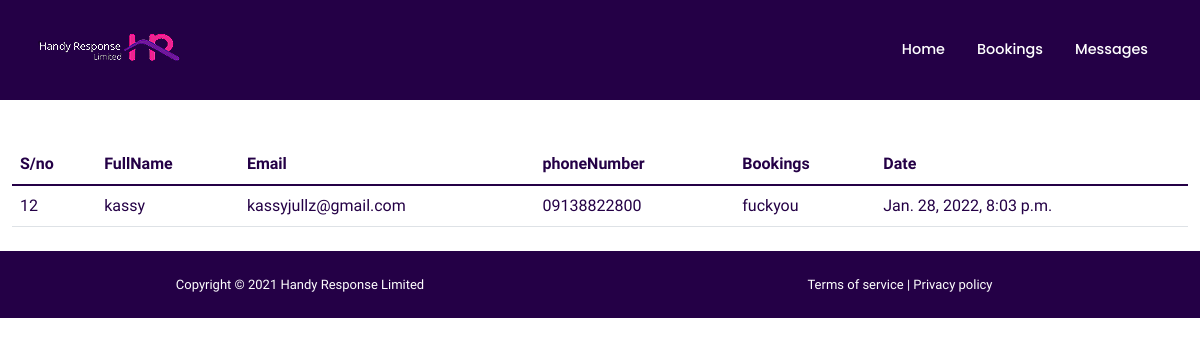
/admin_dashboard/, run on the app's committed database.
### main_app/models.py (models this page shows, shortened)
class Booking(models.Model):
  client_name = models.CharField('Clientname',max_length=100)
  client_email = models.EmailField('Client email',max_length=254)
  client_message = models.TextField(max_length=300)
  client_message_date = models.DateTimeField(auto_now_add=True)
  messageValidator = RegexValidator(regex = r"^\+?1?\d{8,15}$")
  client_phoneNumber = models.CharField(validators = [messageValidator], max_length = 16, unique = False)

### main_app/views.py (the view)
# urls.py: path('admin_dashboard/',dashboard, name='admin_page'),
def dashboard(request):
  context = {
    'client_requests':Booking.objects.all().order_by('-id'),
  }
  return render(request,'pages/bookings.html',context)

### main_app/templates/pages/bookings.html
{% extends 'admin.html' %}
{% load static %}
{% block main %}
<section class="row my-2">
    <div class="container" id="no-more-tables">
        <p>&nbsp;</p>
        <table class="table table-hover">
          <thead>
            <tr class="active">
              <th class="col-xs-1"><strong>S/no</strong></th>
              <th class="col-xs-2"><strong>FullName</strong></th>
              <th class="col-xs-3"><strong>Email</strong></th>
              <th class="col-xs-1"><strong>phoneNumber</strong></th>
              <th class="col-xs-4"><strong>Bookings</strong></th>
              <th class="col-xs-1"><strong>Date</strong></th>
            </tr>
          </thead>
          <tbody>
          {% for client_request in client_requests  %}
            <tr role="button" data-toggle="collapse" href="#demo1" aria-expanded="false" aria-controls="demo1">
              <td data-title="S/no">{{client_request.id}}</td>
              <td data-title="FullName">{{client_request.client_name}}</td>
              <td data-title="Email">{{client_request.client_email}}</td>
              <td data-title="Phone">{{client_request.client_phoneNumber}}</td>
              <td data-title="Bookings">{{client_request.client_message}}</td>
              <td data-title="Date">{{client_request.client_message_date}}</td>
            </tr>
          {% endfor %}
          </tbody>
        </table>
      </div>
</section>
{% endblock %}

### static/css/style.css (style rules this page uses)
:root { --mild-color:#ec268f; --dark-color:#6f1a99; --darker-color:#240046; --light-color:white; --grey-color:#f2ebfb; --small-text:0.6em; --medium-text:0.9em; --large-text:2em; --nav-fonts:'Poppins', sans-serif; --thick-width: 1000; --light-width:500; --top-margin:6em; }
* { padding: 0px; margin: 0px; user-select: none; box-sizing: border-box !important; text-decoration: none !important; font-family: "Saira Semi Condensed", sans-serif; color: var(--darker-color); }
p { text-align: justify; font-size: small !important; }

### main_app/templates/admin.html (style rules this page uses)
body { font-family: "Open Sans", sans-serif; }

### data on the page
Booking: id "12", client_name "kassy", client_email "kassyjullz@gmail.com", client_phoneNumber "09138822800", client_message "fuckyou", client_message_date "Jan. 28, 2022, 8:03 p.m."
